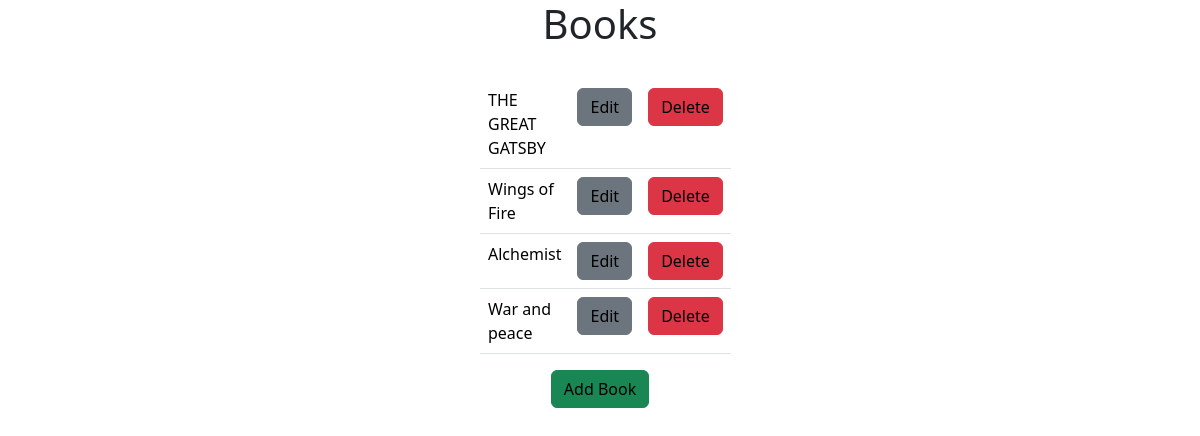
/book/, run on the app's committed database.
### library/models.py (models this page shows)
class Book(models.Model):
    Title= models.CharField(max_length=250)
    Author=models.ForeignKey(Author,on_delete=models.CASCADE)
    Summary=models.TextField()
    Published_date=models.DateField()

### library/views.py (the view)
# urls.py: path('book/',views.book,name='book'),
def book(request):
    books=Book.objects.all()
    return render(request,'books.html',{'books':books})

### templates/books.html (shortened to what this page needs)
<!DOCTYPE html>
<head><title>Book List</title>
    <link href="https://cdn.jsdelivr.net/npm/bootstrap@5.3.0-alpha1/dist/css/bootstrap.min.css" rel="stylesheet">
</head>
<body>
   <h1 style="text-align: center;"> Books</h1>
   <br>
    <div style="width:20%; margin:0 auto;">
    <table class="table">
        <tbody>
        <tr>
        {% for book in books %}
        <td>
        <a href="{% url 'library:book_details' book.id %}">{{book.Title}}</a>
        </td>
        <td>
            <button  class="btn btn-secondary"><a href="{% url 'library:book_edit' book.id %} "> Edit</a></button>
        </td>
         <td>
            <button class="btn btn-danger"><a href="{% url 'library:book_delete' book.id %} "> Delete</a></button>
        </td>
        </tr>
        {% endfor %}
    </tbody>
        </table>
        <div class="text-center">
        <button  class="btn btn-success"><a href="{% url 'library:add_book' %} "> Add Book </a></button>
        </div>
    </div>
</body>
</html>

### templates/books.html (style rules this page uses)
a { text-decoration:none; color: black; }

### data on the page
Book: Title "THE GREAT GATSBY"
Book: Title "Wings of Fire"
Book: Title "Alchemist"
Book: Title "War and peace"
